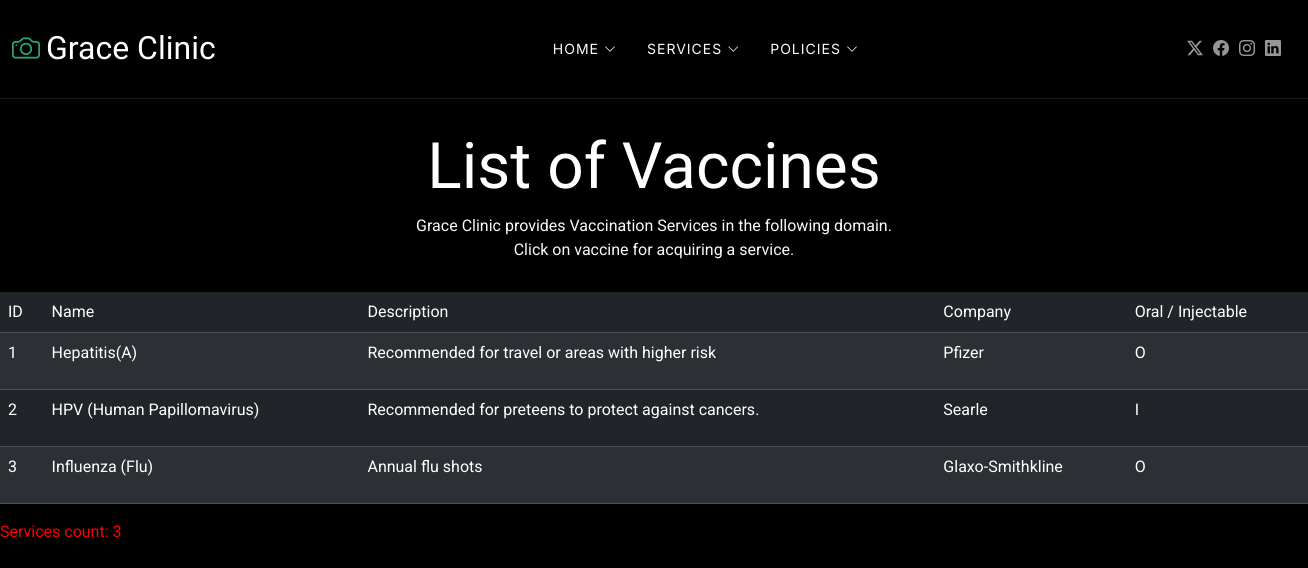
/vaccines, run on the app's committed database.
### tables this page shows
CREATE TABLE "vaccines" (
	"vaccine_id"	INTEGER NOT NULL,
	"vaccine_name"	TEXT NOT NULL,
	"vaccine_description"	TEXT NOT NULL,
	"batch_no"	TEXT NOT NULL,
	"company"	TEXT NOT NULL,
	"expiry_date"	TEXT NOT NULL,
	"oral_injectable"	INTEGER,
	"age_group"	REAL NOT NULL,
	"dosage"	NUMERIC NOT NULL,
	"duration_days"	INTEGER NOT NULL,
	"created_by"	INTEGER,
	"created_date"	TEXT,
	"updated_by"	INTEGER,
	"updated_date"	TEXT,
	PRIMARY KEY("vaccine_id" AUTOINCREMENT)
);

### vaccines/routes.py (the view)
@vaccine_bp.route("/vaccines")
def vaccine_list():
    vaccines = get_all_vaccines()
    return render_template("vaccines/vaccine-list.html", vaccines=vaccines)

### vaccines/services.py (called while the page is built)
def get_all_vaccines():
    con = sqlite3.connect(DB_PATH)
    con.row_factory = sqlite3.Row
    cur = con.cursor()
    vaccines = cur.execute(
        "SELECT vaccine_id, vaccine_name, vaccine_description, batch_no, company, expiry_date, oral_injectable, age_group, duration_days FROM vaccines"
    ).fetchall()
    con.close()
    return vaccines

### templates/vaccines/vaccine-list.html
{% extends "base.html" %}
{% block content %}
    <div class="page-title">
        <div class="heading">
            <div class="container">
                <div class="row d-flex justify-content-center text-center">
                    <div class="col-lg-8">
                        <h1>List of Vaccines</h1>
                        <p class="mb-0">Grace Clinic provides Vaccination Services in the following domain.</p>
                        <p class="mb-0">Click on vaccine for acquiring a service.</p>
                    </div>
                </div>
            </div>
      </div>
    </div>
        <table class="table table-striped table-dark">
            <thead class="table-header-cus">
                <tr>
                    <td>ID</td>
                    <td>Name</td>
                    <td>Description</td>
                    <td>Company</td>
                    <td>Oral / Injectable</td>
                </tr>
            </thead>
            <tbody>
                {% for vaccine in vaccines %}
                <tr>
                    <td><p>{{ vaccine.vaccine_id }}</p></td>
                    <td><p>{{ vaccine.vaccine_name }}</p></td>
                    <td><p>{{ vaccine.vaccine_description }}</p></td>
                    <td><p>{{ vaccine.company }}</p></td>
                    <td><p>{{ vaccine.oral_injectable }}</p></td>
                </tr>
                {% endfor %}
            </tbody>
        </table>
        <p style="color:red;">
            Services count: {{ vaccines | length }}
        </p>
{% endblock %}

### static/css/main.css (style rules this page uses)
:root { --default-font: "Roboto", system-ui, -apple-system, "Segoe UI", Roboto, "Helvetica Neue", Arial, "Noto Sans", "Liberation Sans", sans-serif, "Apple Color Emoji", "Segoe UI Emoji", "Segoe UI Symbol", "Noto Color Emoji"; --heading-font: "Cardo", sans-serif; --nav-font: "Inter", sans-serif; }
:root { --background-color: #000000; --default-color: #fafafa; --heading-color: #ffffff; --accent-color: #27a776; --surface-color: #1a1a1a; --contrast-color: #ffffff; }
:root { --nav-color: rgba(255, 255, 255, 0.5); --nav-hover-color: #ffffff; --nav-mobile-background-color: #1a1a1a; --nav-dropdown-background-color: #1a1a1a; --nav-dropdown-color: rgba(255, 255, 255, 0.5); --nav-dropdown-hover-color: #ffffff; }
:root { scroll-behavior: smooth; }
body { color: var(--default-color); background-color: var(--background-color); font-family: var(--default-font); }
h1, h2, h3, h4, h5, h6 { color: var(--heading-color); font-family: var(--heading-font); }
.page-title { color: var(--default-color); background-color: var(--background-color); position: relative; }
.page-title .heading { padding: 30px 0; border-top: 1px solid color-mix(in srgb, var(--default-color), transparent 90%); }
.page-title .heading h1 { font-size: 64px; font-weight: 400; }

### data on the page
vaccines: vaccine_id "1", vaccine_name "Hepatitis(A)", vaccine_description "Recommended for travel or areas with higher risk", company "Pfizer", oral_injectable "O"
vaccines: vaccine_id "2", vaccine_name "HPV (Human Papillomavirus)", vaccine_description "Recommended for preteens to protect against cancers.", company "Searle", oral_injectable "I"
vaccines: vaccine_id "3", vaccine_name "Influenza (Flu)", vaccine_description "Annual flu shots", company "Glaxo-Smithkline", oral_injectable "O"

### other printed values
{{ vaccines | length }} "3"
